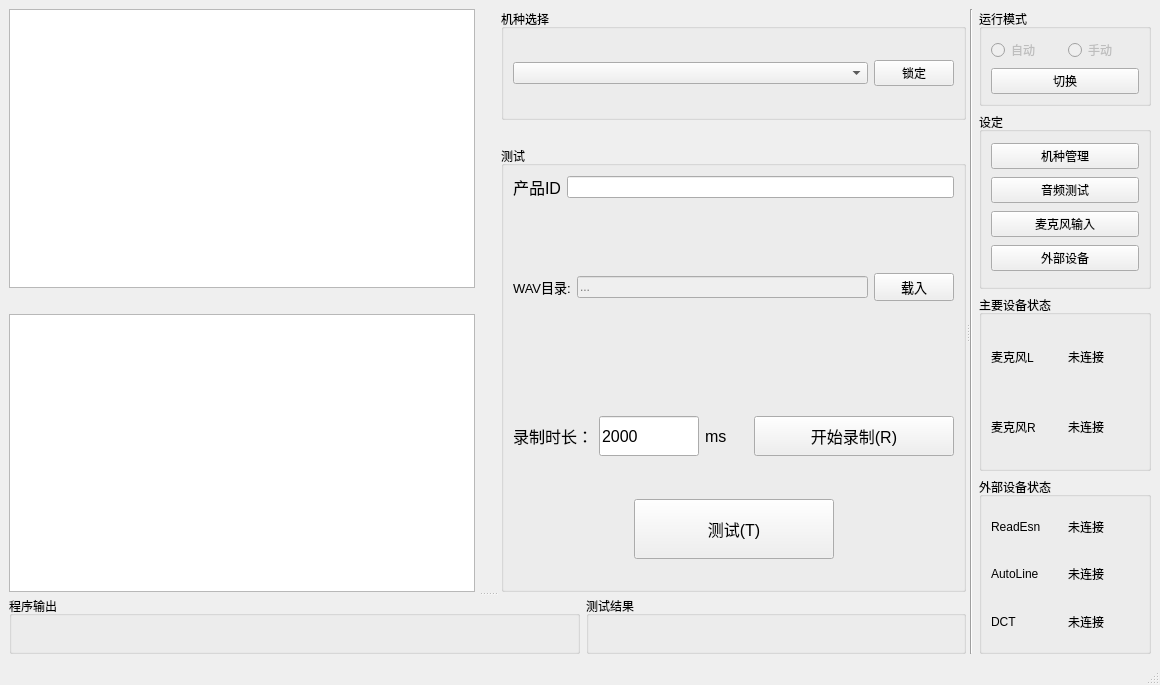
<?xml version="1.0" encoding="UTF-8"?>
<ui version="4.0">
 <class>MainWindow</class>
 <widget class="QMainWindow" name="MainWindow">
  <property name="geometry">
   <rect>
    <x>0</x>
    <y>0</y>
    <width>1160</width>
    <height>685</height>
   </rect>
  </property>
  <property name="windowTitle">
   <string>MainWindow</string>
  </property>
  <widget class="QWidget" name="centralwidget">
   <layout class="QVBoxLayout" name="verticalLayout_11">
    <item>
     <widget class="QSplitter" name="splitter_2">
      <property name="orientation">
       <enum>Qt::Horizontal</enum>
      </property>
      <widget class="QSplitter" name="splitter">
       <property name="orientation">
        <enum>Qt::Vertical</enum>
       </property>
       <widget class="QWidget" name="layoutWidget">
        <layout class="QHBoxLayout" name="horizontalLayout_7">
         <item>
          <layout class="QVBoxLayout" name="verticalLayout_6">
           <item>
            <widget class="QGraphicsView" name="graphicsView4WaveL"/>
           </item>
           <item>
            <spacer name="verticalSpacer">
             <property name="orientation">
              <enum>Qt::Vertical</enum>
             </property>
             <property name="sizeType">
              <enum>QSizePolicy::Fixed</enum>
             </property>
             <property name="sizeHint" stdset="0">
              <size>
               <width>20</width>
               <height>20</height>
              </size>
             </property>
            </spacer>
           </item>
           <item>
            <widget class="QGraphicsView" name="graphicsView4WaveR"/>
           </item>
          </layout>
         </item>
         <item>
          <spacer name="horizontalSpacer">
           <property name="orientation">
            <enum>Qt::Horizontal</enum>
           </property>
           <property name="sizeType">
            <enum>QSizePolicy::Fixed</enum>
           </property>
           <property name="sizeHint" stdset="0">
            <size>
             <width>20</width>
             <height>20</height>
            </size>
           </property>
          </spacer>
         </item>
         <item>
          <layout class="QVBoxLayout" name="verticalLayout_7" stretch="1,1,4">
           <item>
            <widget class="QGroupBox" name="groupBox_3">
             <property name="title">
              <string>机种选择</string>
             </property>
             <layout class="QVBoxLayout" name="verticalLayout_2">
              <item>
               <layout class="QHBoxLayout" name="horizontalLayout" stretch="1,0">
                <item>
                 <widget class="QComboBox" name="comboBoxModelName"/>
                </item>
                <item>
                 <widget class="QPushButton" name="btnLockOption4Model">
                  <property name="text">
                   <string>锁定</string>
                  </property>
                 </widget>
                </item>
               </layout>
              </item>
             </layout>
            </widget>
           </item>
           <item>
            <spacer name="verticalSpacer_2">
             <property name="orientation">
              <enum>Qt::Vertical</enum>
             </property>
             <property name="sizeType">
              <enum>QSizePolicy::Fixed</enum>
             </property>
             <property name="sizeHint" stdset="0">
              <size>
               <width>20</width>
               <height>20</height>
              </size>
             </property>
            </spacer>
           </item>
           <item>
            <widget class="QGroupBox" name="groupBox_5">
             <property name="title">
              <string>测试</string>
             </property>
             <layout class="QHBoxLayout" name="horizontalLayout_5">
              <item>
               <layout class="QVBoxLayout" name="verticalLayout_4">
                <item>
                 <layout class="QHBoxLayout" name="horizontalLayout_3">
                  <item>
                   <widget class="QLabel" name="label_10">
                    <property name="font">
                     <font>
                      <pointsize>12</pointsize>
                     </font>
                    </property>
                    <property name="text">
                     <string>产品ID</string>
                    </property>
                   </widget>
                  </item>
                  <item>
                   <widget class="QLineEdit" name="lineEdit4ProductID"/>
                  </item>
                 </layout>
                </item>
                <item>
                 <layout class="QVBoxLayout" name="verticalLayout_10">
                  <item>
                   <layout class="QHBoxLayout" name="horizontalLayout_4">
                    <item>
                     <widget class="QLabel" name="label">
                      <property name="font">
                       <font>
                        <pointsize>10</pointsize>
                       </font>
                      </property>
                      <property name="text">
                       <string>WAV目录:</string>
                      </property>
                     </widget>
                    </item>
                    <item>
                     <widget class="QLineEdit" name="lineEdit4WavDir">
                      <property name="enabled">
                       <bool>false</bool>
                      </property>
                      <property name="tabletTracking">
                       <bool>false</bool>
                      </property>
                      <property name="acceptDrops">
                       <bool>true</bool>
                      </property>
                      <property name="text">
                       <string/>
                      </property>
                      <property name="echoMode">
                       <enum>QLineEdit::Normal</enum>
                      </property>
                      <property name="placeholderText">
                       <string>...</string>
                      </property>
                     </widget>
                    </item>
                    <item>
                     <widget class="QPushButton" name="btnLoadWavDir">
                      <property name="font">
                       <font>
                        <pointsize>10</pointsize>
                       </font>
                      </property>
                      <property name="text">
                       <string>载入</string>
                      </property>
                     </widget>
                    </item>
                   </layout>
                  </item>
                  <item>
                   <layout class="QHBoxLayout" name="horizontalLayout_9">
                    <item>
                     <spacer name="horizontalSpacer_2">
                      <property name="orientation">
                       <enum>Qt::Horizontal</enum>
                      </property>
                      <property name="sizeHint" stdset="0">
                       <size>
                        <width>40</width>
                        <height>20</height>
                       </size>
                      </property>
                     </spacer>
                    </item>
                   </layout>
                  </item>
                 </layout>
                </item>
                <item>
                 <layout class="QVBoxLayout" name="verticalLayout_3">
                  <item>
                   <layout class="QHBoxLayout" name="horizontalLayout_2">
                    <item>
                     <layout class="QHBoxLayout" name="horizontalLayout_15">
                      <item>
                       <widget class="QLabel" name="label_2">
                        <property name="font">
                         <font>
                          <pointsize>12</pointsize>
                         </font>
                        </property>
                        <property name="text">
                         <string>录制时长：</string>
                        </property>
                       </widget>
                      </item>
                      <item>
                       <widget class="QLineEdit" name="lineEditDurationOfRecord">
                        <property name="minimumSize">
                         <size>
                          <width>100</width>
                          <height>40</height>
                         </size>
                        </property>
                        <property name="maximumSize">
                         <size>
                          <width>50</width>
                          <height>16777215</height>
                         </size>
                        </property>
                        <property name="font">
                         <font>
                          <pointsize>12</pointsize>
                         </font>
                        </property>
                        <property name="text">
                         <string>2000</string>
                        </property>
                       </widget>
                      </item>
                      <item>
                       <widget class="QLabel" name="label_3">
                        <property name="font">
                         <font>
                          <pointsize>12</pointsize>
                         </font>
                        </property>
                        <property name="text">
                         <string>ms</string>
                        </property>
                       </widget>
                      </item>
                      <item>
                       <widget class="QPushButton" name="btnStartRecord">
                        <property name="minimumSize">
                         <size>
                          <width>200</width>
                          <height>40</height>
                         </size>
                        </property>
                        <property name="font">
                         <font>
                          <pointsize>12</pointsize>
                         </font>
                        </property>
                        <property name="text">
                         <string>开始录制(R)</string>
                        </property>
                       </widget>
                      </item>
                     </layout>
                    </item>
                   </layout>
                  </item>
                  <item>
                   <layout class="QHBoxLayout" name="horizontalLayout_10"/>
                  </item>
                  <item>
                   <layout class="QHBoxLayout" name="horizontalLayout_13">
                    <item>
                     <layout class="QHBoxLayout" name="horizontalLayout_12">
                      <item>
                       <spacer name="horizontalSpacer_9">
                        <property name="orientation">
                         <enum>Qt::Horizontal</enum>
                        </property>
                        <property name="sizeHint" stdset="0">
                         <size>
                          <width>10</width>
                          <height>17</height>
                         </size>
                        </property>
                       </spacer>
                      </item>
                     </layout>
                    </item>
                   </layout>
                  </item>
                  <item>
                   <layout class="QHBoxLayout" name="horizontalLayout_11">
                    <item>
                     <spacer name="horizontalSpacer_6">
                      <property name="orientation">
                       <enum>Qt::Horizontal</enum>
                      </property>
                      <property name="sizeHint" stdset="0">
                       <size>
                        <width>10</width>
                        <height>17</height>
                       </size>
                      </property>
                     </spacer>
                    </item>
                    <item>
                     <widget class="QPushButton" name="btnStartTest">
                      <property name="sizePolicy">
                       <sizepolicy hsizetype="Minimum" vsizetype="Minimum">
                        <horstretch>0</horstretch>
                        <verstretch>0</verstretch>
                       </sizepolicy>
                      </property>
                      <property name="minimumSize">
                       <size>
                        <width>200</width>
                        <height>50</height>
                       </size>
                      </property>
                      <property name="maximumSize">
                       <size>
                        <width>210</width>
                        <height>60</height>
                       </size>
                      </property>
                      <property name="font">
                       <font>
                        <pointsize>12</pointsize>
                       </font>
                      </property>
                      <property name="text">
                       <string>测试(T)</string>
                      </property>
                     </widget>
                    </item>
                    <item>
                     <spacer name="horizontalSpacer_8">
                      <property name="orientation">
                       <enum>Qt::Horizontal</enum>
                      </property>
                      <property name="sizeHint" stdset="0">
                       <size>
                        <width>10</width>
                        <height>17</height>
                       </size>
                      </property>
                     </spacer>
                    </item>
                   </layout>
                  </item>
                 </layout>
                </item>
               </layout>
              </item>
             </layout>
            </widget>
           </item>
          </layout>
         </item>
        </layout>
       </widget>
       <widget class="QWidget" name="layoutWidget">
        <layout class="QHBoxLayout" name="horizontalLayout_8" stretch="6,4">
         <item>
          <widget class="QGroupBox" name="groupBox4log">
           <property name="title">
            <string>程序输出</string>
           </property>
           <layout class="QVBoxLayout" name="verticalLayout">
            <item>
             <layout class="QVBoxLayout" name="verticalLayout4log"/>
            </item>
           </layout>
          </widget>
         </item>
         <item>
          <widget class="QGroupBox" name="groupBoxShowTestInfo">
           <property name="title">
            <string>测试结果</string>
           </property>
           <layout class="QVBoxLayout" name="verticalLayout_8">
            <item>
             <widget class="ShowInfo4Result" name="widgetShowInfo" native="true"/>
            </item>
           </layout>
          </widget>
         </item>
        </layout>
       </widget>
      </widget>
      <widget class="QWidget" name="layoutWidget">
       <layout class="QHBoxLayout" name="horizontalLayout_14">
        <item>
         <widget class="Line" name="line">
          <property name="orientation">
           <enum>Qt::Vertical</enum>
          </property>
         </widget>
        </item>
        <item>
         <layout class="QVBoxLayout" name="verticalLayout_9" stretch="0,1,1,1">
          <item>
           <widget class="QGroupBox" name="groupBox_4">
            <property name="title">
             <string>运行模式</string>
            </property>
            <layout class="QHBoxLayout" name="horizontalLayout_20">
             <item>
              <layout class="QVBoxLayout" name="verticalLayout_24">
               <item>
                <layout class="QHBoxLayout" name="horizontalLayout_18">
                 <item>
                  <widget class="QRadioButton" name="radioButton_autoMode">
                   <property name="enabled">
                    <bool>false</bool>
                   </property>
                   <property name="text">
                    <string>自动</string>
                   </property>
                  </widget>
                 </item>
                 <item>
                  <widget class="QRadioButton" name="radioButton_manualMode">
                   <property name="enabled">
                    <bool>false</bool>
                   </property>
                   <property name="text">
                    <string>手动</string>
                   </property>
                  </widget>
                 </item>
                </layout>
               </item>
               <item>
                <widget class="QPushButton" name="btnSwitchRunningMode">
                 <property name="text">
                  <string>切换</string>
                 </property>
                </widget>
               </item>
              </layout>
             </item>
            </layout>
           </widget>
          </item>
          <item>
           <widget class="QGroupBox" name="groupBox_6">
            <property name="title">
             <string>设定</string>
            </property>
            <layout class="QHBoxLayout" name="horizontalLayout_6">
             <item>
              <layout class="QVBoxLayout" name="verticalLayout_5">
               <item>
                <widget class="QPushButton" name="btnSetting4Model">
                 <property name="text">
                  <string>机种管理</string>
                 </property>
                </widget>
               </item>
               <item>
                <widget class="QPushButton" name="btnSetting4AutoTest">
                 <property name="text">
                  <string>音频测试</string>
                 </property>
                </widget>
               </item>
               <item>
                <widget class="QPushButton" name="btnSetting4Mic">
                 <property name="text">
                  <string>麦克风输入</string>
                 </property>
                </widget>
               </item>
               <item>
                <widget class="QPushButton" name="btnSetting4Devices">
                 <property name="text">
                  <string>外部设备</string>
                 </property>
                </widget>
               </item>
              </layout>
             </item>
            </layout>
           </widget>
          </item>
          <item>
           <widget class="QGroupBox" name="groupBox_7">
            <property name="title">
             <string>主要设备状态</string>
            </property>
            <layout class="QVBoxLayout" name="verticalLayout_16">
             <item>
              <layout class="QVBoxLayout" name="verticalLayout_15">
               <item>
                <layout class="QHBoxLayout" name="horizontalLayout_23">
                 <item>
                  <widget class="QLabel" name="label_7">
                   <property name="text">
                    <string>麦克风L</string>
                   </property>
                  </widget>
                 </item>
                 <item>
                  <widget class="QLabel" name="label_inkjet_status">
                   <property name="text">
                    <string>未连接</string>
                   </property>
                  </widget>
                 </item>
                </layout>
               </item>
               <item>
                <layout class="QHBoxLayout" name="horizontalLayout_22">
                 <item>
                  <widget class="QLabel" name="label_11">
                   <property name="text">
                    <string>麦克风R</string>
                   </property>
                  </widget>
                 </item>
                 <item>
                  <widget class="QLabel" name="label_alarmlight_status">
                   <property name="text">
                    <string>未连接</string>
                   </property>
                  </widget>
                 </item>
                </layout>
               </item>
              </layout>
             </item>
            </layout>
           </widget>
          </item>
          <item>
           <widget class="QGroupBox" name="groupBox_8">
            <property name="title">
             <string>外部设备状态</string>
            </property>
            <layout class="QVBoxLayout" name="verticalLayout_17">
             <item>
              <layout class="QVBoxLayout" name="verticalLayout_18">
               <item>
                <layout class="QHBoxLayout" name="horizontalLayout_25">
                 <item>
                  <widget class="QLabel" name="label_14">
                   <property name="text">
                    <string>ReadEsn</string>
                   </property>
                  </widget>
                 </item>
                 <item>
                  <widget class="QLabel" name="label_alarmlight_status_2">
                   <property name="text">
                    <string>未连接</string>
                   </property>
                  </widget>
                 </item>
                </layout>
               </item>
               <item>
                <layout class="QHBoxLayout" name="horizontalLayout_26">
                 <item>
                  <widget class="QLabel" name="label_16">
                   <property name="text">
                    <string>AutoLine</string>
                   </property>
                  </widget>
                 </item>
                 <item>
                  <widget class="QLabel" name="label_alarmlight_status_3">
                   <property name="text">
                    <string>未连接</string>
                   </property>
                  </widget>
                 </item>
                </layout>
               </item>
               <item>
                <layout class="QHBoxLayout" name="horizontalLayout_24">
                 <item>
                  <widget class="QLabel" name="label_8">
                   <property name="text">
                    <string>DCT</string>
                   </property>
                  </widget>
                 </item>
                 <item>
                  <widget class="QLabel" name="label_inkjet_status_2">
                   <property name="text">
                    <string>未连接</string>
                   </property>
                  </widget>
                 </item>
                </layout>
               </item>
              </layout>
             </item>
            </layout>
           </widget>
          </item>
         </layout>
        </item>
       </layout>
      </widget>
     </widget>
    </item>
   </layout>
  </widget>
  <widget class="QMenuBar" name="menubar">
   <property name="geometry">
    <rect>
     <x>0</x>
     <y>0</y>
     <width>1160</width>
     <height>26</height>
    </rect>
   </property>
  </widget>
  <widget class="QStatusBar" name="statusbar"/>
 </widget>
 <customwidgets>
  <customwidget>
   <class>ShowInfo4Result</class>
   <extends>QWidget</extends>
   <header location="global">showinfo4result.h</header>
   <container>1</container>
  </customwidget>
 </customwidgets>
 <resources/>
 <connections/>
</ui>
